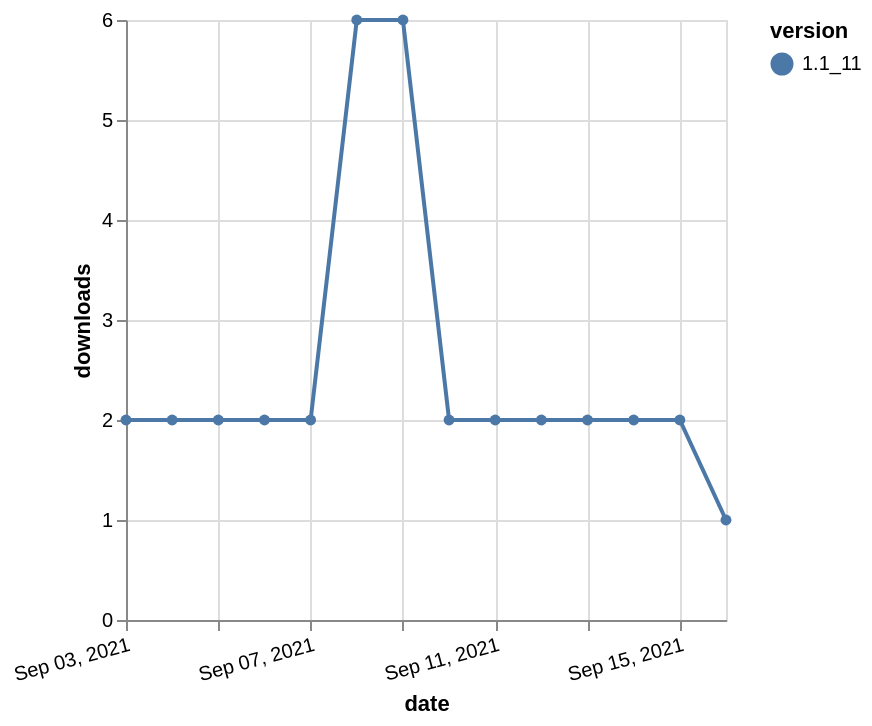

Here is the Vega-Lite specification saved for this chart:
### Vega-Lite specification from a JSON file in a GitHub repository (floating-point values rounded to 4 significant figures)
{"$schema": "https://vega.github.io/schema/vega-lite/v5.json", "description": "A simple bar chart with embedded data.", "data": {"values": [{"date": "2021-09-03", "total": 2874, "delta": 2, "version": "1.1_11"}, {"date": "2021-09-04", "total": 2876, "delta": 2, "version": "1.1_11"}, {"date": "2021-09-05", "total": 2878, "delta": 2, "version": "1.1_11"}, {"date": "2021-09-06", "total": 2880, "delta": 2, "version": "1.1_11"}, {"date": "2021-09-07", "total": 2882, "delta": 2, "version": "1.1_11"}, {"date": "2021-09-08", "total": 2888, "delta": 6, "version": "1.1_11"}, {"date": "2021-09-09", "total": 2894, "delta": 6, "version": "1.1_11"}, {"date": "2021-09-10", "total": 2896, "delta": 2, "version": "1.1_11"}, {"date": "2021-09-11", "total": 2898, "delta": 2, "version": "1.1_11"}, {"date": "2021-09-12", "total": 2900, "delta": 2, "version": "1.1_11"}, {"date": "2021-09-13", "total": 2902, "delta": 2, "version": "1.1_11"}, {"date": "2021-09-14", "total": 2904, "delta": 2, "version": "1.1_11"}, {"date": "2021-09-15", "total": 2906, "delta": 2, "version": "1.1_11"}, {"date": "2021-09-16", "total": 2907, "delta": 1, "version": "1.1_11"}]}, "width": "container", "mark": {"type": "line", "point": {"filled": true}}, "encoding": {"x": {"field": "date", "type": "temporal", "timeUnit": "yearmonthdate", "title": "date", "axis": {"labelAngle": -15}}, "y": {"field": "delta", "type": "quantitative", "title": "downloads"}, "color": {"field": "version", "type": "nominal"}, "tooltip": {"field": "delta"}}}
